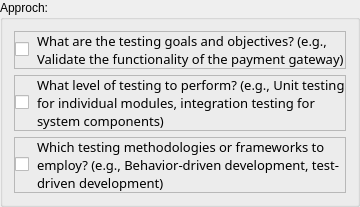
                      <widget class="QGroupBox" name="groupBox_23">
                       <property name="sizePolicy">
                        <sizepolicy hsizetype="Minimum" vsizetype="Minimum">
                         <horstretch>0</horstretch>
                         <verstretch>0</verstretch>
                        </sizepolicy>
                       </property>
                       <property name="title">
                        <string>Approch:</string>
                       </property>
                       <layout class="QVBoxLayout" name="verticalLayout_34">
                        <item>
                         <widget class="QFrame" name="frame_58">
                          <property name="frameShape">
                           <enum>QFrame::StyledPanel</enum>
                          </property>
                          <property name="frameShadow">
                           <enum>QFrame::Raised</enum>
                          </property>
                          <layout class="QHBoxLayout" name="horizontalLayout_63">
                           <property name="spacing">
                            <number>8</number>
                           </property>
                           <property name="leftMargin">
                            <number>0</number>
                           </property>
                           <property name="topMargin">
                            <number>0</number>
                           </property>
                           <property name="rightMargin">
                            <number>0</number>
                           </property>
                           <property name="bottomMargin">
                            <number>0</number>
                           </property>
                           <item>
                            <widget class="QCheckBox" name="cb4">
                             <property name="sizePolicy">
                              <sizepolicy hsizetype="Fixed" vsizetype="Fixed">
                               <horstretch>0</horstretch>
                               <verstretch>0</verstretch>
                              </sizepolicy>
                             </property>
                             <property name="text">
                              <string/>
                             </property>
                            </widget>
                           </item>
                           <item>
                            <widget class="QLabel" name="label_62">
                             <property name="font">
                              <font>
                               <family>Cascadia Mono</family>
                               <pointsize>10</pointsize>
                               <weight>50</weight>
                               <italic>false</italic>
                               <bold>false</bold>
                              </font>
                             </property>
                             <property name="text">
                              <string>What are the testing goals and objectives? (e.g., Validate the functionality of the payment gateway)</string>
                             </property>
                             <property name="wordWrap">
                              <bool>true</bool>
                             </property>
                            </widget>
                           </item>
                          </layout>
                         </widget>
                        </item>
                        <item>
                         <widget class="QFrame" name="frame_59">
                          <property name="frameShape">
                           <enum>QFrame::StyledPanel</enum>
                          </property>
                          <property name="frameShadow">
                           <enum>QFrame::Raised</enum>
                          </property>
                          <layout class="QHBoxLayout" name="horizontalLayout_64">
                           <property name="spacing">
                            <number>8</number>
                           </property>
                           <property name="leftMargin">
                            <number>0</number>
                           </property>
                           <property name="topMargin">
                            <number>0</number>
                           </property>
                           <property name="rightMargin">
                            <number>0</number>
                           </property>
                           <property name="bottomMargin">
                            <number>0</number>
                           </property>
                           <item>
                            <widget class="QCheckBox" name="cb5">
                             <property name="sizePolicy">
                              <sizepolicy hsizetype="Fixed" vsizetype="Fixed">
                               <horstretch>0</horstretch>
                               <verstretch>0</verstretch>
                              </sizepolicy>
                             </property>
                             <property name="text">
                              <string/>
                             </property>
                            </widget>
                           </item>
                           <item>
                            <widget class="QLabel" name="label_63">
                             <property name="font">
                              <font>
                               <family>Cascadia Mono</family>
                               <pointsize>10</pointsize>
                               <weight>50</weight>
                               <italic>false</italic>
                               <bold>false</bold>
                              </font>
                             </property>
                             <property name="text">
                              <string>What level of testing to perform? (e.g., Unit testing for individual modules, integration testing for system components)</string>
                             </property>
                             <property name="wordWrap">
                              <bool>true</bool>
                             </property>
                            </widget>
                           </item>
                          </layout>
                         </widget>
                        </item>
                        <item>
                         <widget class="QFrame" name="frame_60">
                          <property name="frameShape">
                           <enum>QFrame::StyledPanel</enum>
                          </property>
                          <property name="frameShadow">
                           <enum>QFrame::Raised</enum>
                          </property>
                          <layout class="QHBoxLayout" name="horizontalLayout_65">
                           <property name="spacing">
                            <number>8</number>
                           </property>
                           <property name="leftMargin">
                            <number>0</number>
                           </property>
                           <property name="topMargin">
                            <number>0</number>
                           </property>
                           <property name="rightMargin">
                            <number>0</number>
                           </property>
                           <property name="bottomMargin">
                            <number>0</number>
                           </property>
                           <item>
                            <widget class="QCheckBox" name="cb6">
                             <property name="sizePolicy">
                              <sizepolicy hsizetype="Fixed" vsizetype="Fixed">
                               <horstretch>0</horstretch>
                               <verstretch>0</verstretch>
                              </sizepolicy>
                             </property>
                             <property name="text">
                              <string/>
                             </property>
                            </widget>
                           </item>
                           <item>
                            <widget class="QLabel" name="label_64">
                             <property name="font">
                              <font>
                               <family>Cascadia Mono</family>
                               <pointsize>10</pointsize>
                               <weight>50</weight>
                               <italic>false</italic>
                               <bold>false</bold>
                              </font>
                             </property>
                             <property name="text">
                              <string>Which testing methodologies or frameworks to employ? (e.g., Behavior-driven development, test-driven development)</string>
                             </property>
                             <property name="wordWrap">
                              <bool>true</bool>
                             </property>
                            </widget>
                           </item>
                          </layout>
                         </widget>
                        </item>
                       </layout>
                      </widget>
